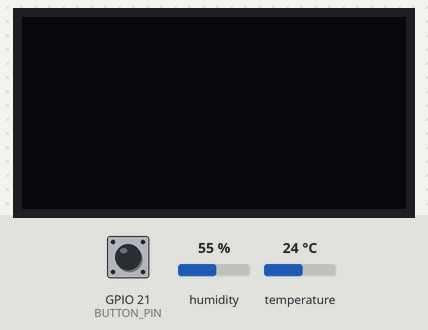
A sketch run on a simulated ESP32. Parts: 128×64 one-colour display. Inputs (shaded band) come from the test bench; at power-on: GPIO 21 (BUTTON_PIN) LOW, humidity 55 %, temperature 24 °C. The display library's start-up logo is not drawn; nothing arrives over Bluetooth unless stated; a phone connects over Bluetooth LE 3 s after start; what the sketch prints to the serial monitor is not drawn.

Above: at 3.2 s.
3.3 s: GPIO 21 (BUTTON_PIN) pulled HIGH for 3.2 s
At 4.3 s:
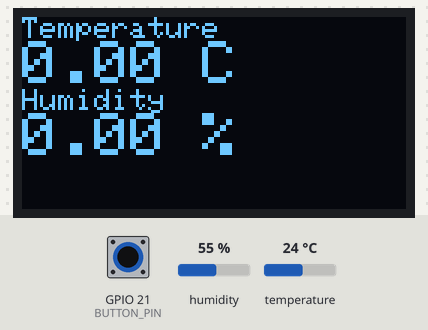
At 5.0 s:
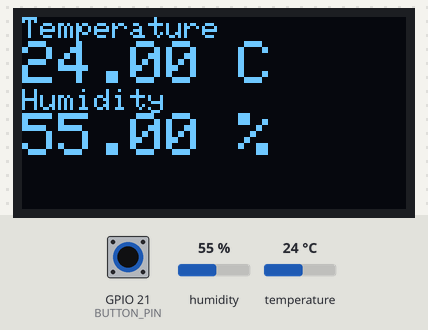
Timing chart, 0 to 6.5 s (numbered marks = the images above; inputs shaded):
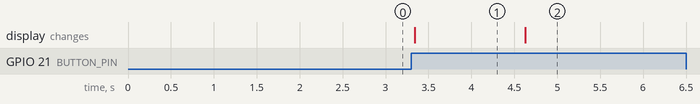

Measured:
- after the input at 3.3 s, the display: changes at once (image 1)
- what the display in image 1 shows lasts 1.3 s, from 3.3 s to 4.6 s

The sketch:

temp-sensor-arduino-esp32.ino
```cpp
#include <BLEDevice.h>
#include <BLEUtils.h>
#include <BLEServer.h>
#include <DHT.h>
#include <SPI.h>
#include <Wire.h>
#include <Adafruit_GFX.h>
#include <Adafruit_SSD1306.h>

#define DEVICE_NAME "Temp Sensor TEST"
#define TEMP_SERVICE_UUID "962c847a-3359-4c4d-a6c9-65db376e7a9f"
#define TEMP_CHAR_UUID "a38bad93-d032-4d97-825e-08bfda98af2f"
#define HUMI_CHAR_UUID "63449677-e46a-4db7-b699-fa7a0d17f9f9"

#define SCREEN_WIDTH 128
#define SCREEN_HEIGHT 64
#define OLED_RESET -1
Adafruit_SSD1306 display(SCREEN_WIDTH, SCREEN_HEIGHT, &Wire, OLED_RESET);

#define I2C_SDA 22
#define I2C_SCL 23

#define BUTTON_PIN 21

DHT dht(16, DHT11);

BLECharacteristic* tempChar;
BLECharacteristic* humiChar;

bool deviceConnected = false;
bool guardDeviceConnected = false;

int n = 0;
float h = 0.0;
float t = 0.0;

class ServerCallbacks: public BLEServerCallbacks {
  void onConnect(BLEServer* server) {
    deviceConnected = true;
    guardDeviceConnected = true;
  };

  void onDisconnect(BLEServer* server) {
    deviceConnected = false;
  }
};

void setup() {
  Wire.begin(I2C_SDA, I2C_SCL);
  // init serial monitor
  Serial.begin(9600);
  Serial.println(F("Temp Sensor"));

  pinMode(BUTTON_PIN, INPUT);

  if(!display.begin(SSD1306_SWITCHCAPVCC, 0x3C)) {
    Serial.println(F("SSD1306 allocation failed"));
    for(;;); // Don't proceed, loop forever
  }

  BLEDevice::init(DEVICE_NAME);
  BLEServer* server = BLEDevice::createServer();
  BLEService* service = server->createService(TEMP_SERVICE_UUID);
  tempChar = service->createCharacteristic(
    TEMP_CHAR_UUID,
    BLECharacteristic::PROPERTY_READ
  );
  humiChar = service->createCharacteristic(
    HUMI_CHAR_UUID,
    BLECharacteristic::PROPERTY_READ
  );
  service->start();
  BLEAdvertising* advertising = BLEDevice::getAdvertising();
  advertising->addServiceUUID(TEMP_SERVICE_UUID);
  advertising->setScanResponse(true);
  BLEDevice::startAdvertising();
  Serial.println(F("BLE setup finished!"));

  display.display();
  delay(2000);
  display.clearDisplay();

  dht.begin();
}

void loop() {
  if (n == 20) {
    h = dht.readHumidity();
    humiChar->setValue(h);
    t = dht.readTemperature();
    tempChar->setValue(t);

    Serial.print(F("Humidity: "));
    Serial.print(h);
    Serial.print(F("% - Temperature: "));
    Serial.print(t);
    Serial.println("ºC");
    n = 0;
  } else {
    n++;
  }

  int buttonState = digitalRead(BUTTON_PIN);
  if (buttonState == HIGH) {
    display.clearDisplay();
    display.setTextColor(WHITE);
    display.setTextSize(1);
    display.setCursor(0, 0);
    display.println(F("Temperature"));
    display.setTextSize(2);
    display.print(t);
    display.println(F(" C"));
    display.setTextSize(1);
    display.println(F("Humidity"));
    display.setTextSize(2);
    display.print(h);
    display.println(F(" %"));
    display.display();
    delay(1);
  } else {
    display.clearDisplay();
    display.display();
  }


  if(!deviceConnected && guardDeviceConnected) {
    delay(500);
    BLEDevice::startAdvertising();
    guardDeviceConnected = false;
  }
  delay(100);
}
```
